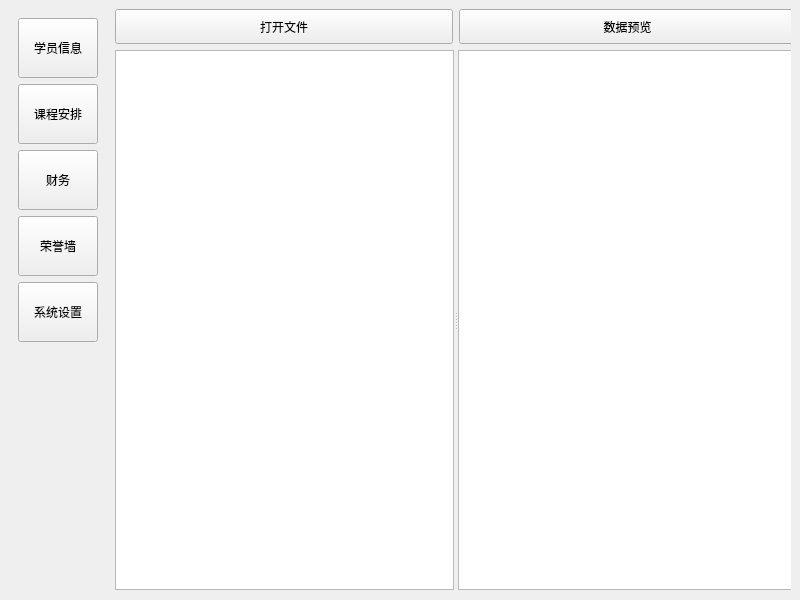
<?xml version="1.0" encoding="UTF-8"?>
<ui version="4.0">
 <class>MainWindow</class>
 <widget class="QMainWindow" name="MainWindow">
  <property name="geometry">
   <rect>
    <x>0</x>
    <y>0</y>
    <width>800</width>
    <height>600</height>
   </rect>
  </property>
  <property name="windowTitle">
   <string>MainWindow</string>
  </property>
  <widget class="QWidget" name="centralwidget">
   <layout class="QHBoxLayout" name="horizontalLayout">
    <item>
     <widget class="QWidget" name="widget" native="true">
      <property name="minimumSize">
       <size>
        <width>100</width>
        <height>100</height>
       </size>
      </property>
      <layout class="QVBoxLayout" name="verticalLayout">
       <item>
        <widget class="QToolButton" name="btn1">
         <property name="minimumSize">
          <size>
           <width>80</width>
           <height>60</height>
          </size>
         </property>
         <property name="text">
          <string>学员信息</string>
         </property>
         <property name="icon">
          <iconset resource="build/Desktop_Qt_6_10_2_MinGW_64_bit-Debug/.qt/rcc/resources.qrc">
           <normaloff>:/res/svg/user.svg</normaloff>:/res/svg/user.svg</iconset>
         </property>
         <property name="iconSize">
          <size>
           <width>40</width>
           <height>40</height>
          </size>
         </property>
         <property name="toolButtonStyle">
          <enum>Qt::ToolButtonStyle::ToolButtonTextUnderIcon</enum>
         </property>
        </widget>
       </item>
       <item>
        <widget class="QToolButton" name="btn2">
         <property name="minimumSize">
          <size>
           <width>80</width>
           <height>60</height>
          </size>
         </property>
         <property name="text">
          <string>课程安排</string>
         </property>
         <property name="icon">
          <iconset resource="build/Desktop_Qt_6_10_2_MinGW_64_bit-Debug/.qt/rcc/resources.qrc">
           <normaloff>:/res/svg/class.svg</normaloff>:/res/svg/class.svg</iconset>
         </property>
         <property name="iconSize">
          <size>
           <width>40</width>
           <height>40</height>
          </size>
         </property>
         <property name="toolButtonStyle">
          <enum>Qt::ToolButtonStyle::ToolButtonTextUnderIcon</enum>
         </property>
        </widget>
       </item>
       <item>
        <widget class="QToolButton" name="btn3">
         <property name="minimumSize">
          <size>
           <width>80</width>
           <height>60</height>
          </size>
         </property>
         <property name="text">
          <string>财务</string>
         </property>
         <property name="icon">
          <iconset resource="build/Desktop_Qt_6_10_2_MinGW_64_bit-Debug/.qt/rcc/resources.qrc">
           <normaloff>:/res/svg/caiwu.svg</normaloff>:/res/svg/caiwu.svg</iconset>
         </property>
         <property name="iconSize">
          <size>
           <width>40</width>
           <height>40</height>
          </size>
         </property>
         <property name="toolButtonStyle">
          <enum>Qt::ToolButtonStyle::ToolButtonTextUnderIcon</enum>
         </property>
        </widget>
       </item>
       <item>
        <widget class="QToolButton" name="btn4">
         <property name="minimumSize">
          <size>
           <width>80</width>
           <height>60</height>
          </size>
         </property>
         <property name="text">
          <string>荣誉墙</string>
         </property>
         <property name="icon">
          <iconset resource="build/Desktop_Qt_6_10_2_MinGW_64_bit-Debug/.qt/rcc/resources.qrc">
           <normaloff>:/res/svg/rongyu.svg</normaloff>:/res/svg/rongyu.svg</iconset>
         </property>
         <property name="iconSize">
          <size>
           <width>40</width>
           <height>40</height>
          </size>
         </property>
         <property name="toolButtonStyle">
          <enum>Qt::ToolButtonStyle::ToolButtonTextUnderIcon</enum>
         </property>
        </widget>
       </item>
       <item>
        <widget class="QToolButton" name="btn5">
         <property name="minimumSize">
          <size>
           <width>80</width>
           <height>60</height>
          </size>
         </property>
         <property name="text">
          <string>系统设置</string>
         </property>
         <property name="icon">
          <iconset resource="build/Desktop_Qt_6_10_2_MinGW_64_bit-Debug/.qt/rcc/resources.qrc">
           <normaloff>:/res/svg/set2.svg</normaloff>:/res/svg/set2.svg</iconset>
         </property>
         <property name="iconSize">
          <size>
           <width>40</width>
           <height>40</height>
          </size>
         </property>
         <property name="toolButtonStyle">
          <enum>Qt::ToolButtonStyle::ToolButtonTextUnderIcon</enum>
         </property>
        </widget>
       </item>
       <item>
        <spacer name="verticalSpacer">
         <property name="orientation">
          <enum>Qt::Orientation::Vertical</enum>
         </property>
         <property name="sizeHint" stdset="0">
          <size>
           <width>20</width>
           <height>40</height>
          </size>
         </property>
        </spacer>
       </item>
      </layout>
     </widget>
    </item>
    <item>
     <widget class="QStackedWidget" name="stackedWidget">
      <property name="currentIndex">
       <number>1</number>
      </property>
      <widget class="QWidget" name="userInfo">
       <layout class="QHBoxLayout" name="horizontalLayout_2">
        <item>
         <widget class="QGroupBox" name="groupBox">
          <property name="title">
           <string>ListView</string>
          </property>
          <layout class="QVBoxLayout" name="verticalLayout_2">
           <item>
            <layout class="QGridLayout" name="gridLayout">
             <item row="0" column="0">
              <widget class="QPushButton" name="pushButton">
               <property name="text">
                <string>恢复列表</string>
               </property>
              </widget>
             </item>
             <item row="0" column="1">
              <widget class="QPushButton" name="pushButton_2">
               <property name="text">
                <string>清除列表</string>
               </property>
              </widget>
             </item>
             <item row="1" column="0">
              <widget class="QPushButton" name="pushButton_6">
               <property name="text">
                <string>添加项</string>
               </property>
              </widget>
             </item>
             <item row="1" column="1">
              <widget class="QPushButton" name="pushButton_8">
               <property name="text">
                <string>插入项</string>
               </property>
              </widget>
             </item>
             <item row="1" column="2">
              <widget class="QPushButton" name="pushButton_11">
               <property name="text">
                <string>删除项</string>
               </property>
              </widget>
             </item>
             <item row="2" column="0">
              <widget class="QPushButton" name="pushButton_7">
               <property name="text">
                <string>上移</string>
               </property>
              </widget>
             </item>
             <item row="2" column="1">
              <widget class="QPushButton" name="pushButton_9">
               <property name="text">
                <string>下移</string>
               </property>
              </widget>
             </item>
             <item row="2" column="2">
              <widget class="QPushButton" name="pushButton_10">
               <property name="text">
                <string>排序</string>
               </property>
              </widget>
             </item>
             <item row="0" column="2">
              <widget class="QCheckBox" name="checkBox">
               <property name="text">
                <string>允许编辑</string>
               </property>
              </widget>
             </item>
            </layout>
           </item>
           <item>
            <widget class="QListView" name="listView"/>
           </item>
          </layout>
         </widget>
        </item>
        <item>
         <widget class="QGroupBox" name="groupBox_2">
          <property name="title">
           <string>PlainTextEdit</string>
          </property>
          <layout class="QVBoxLayout" name="verticalLayout_3">
           <item>
            <widget class="QPushButton" name="pushButton_12">
             <property name="minimumSize">
              <size>
               <width>0</width>
               <height>35</height>
              </size>
             </property>
             <property name="text">
              <string>清空文本</string>
             </property>
            </widget>
           </item>
           <item>
            <widget class="QPushButton" name="pushButton_13">
             <property name="minimumSize">
              <size>
               <width>0</width>
               <height>35</height>
              </size>
             </property>
             <property name="text">
              <string>显示数据模型</string>
             </property>
            </widget>
           </item>
           <item>
            <widget class="QPlainTextEdit" name="plainTextEdit"/>
           </item>
          </layout>
         </widget>
        </item>
       </layout>
      </widget>
      <widget class="QWidget" name="course">
       <widget class="QWidget" name="">
        <property name="geometry">
         <rect>
          <x>0</x>
          <y>0</y>
          <width>681</width>
          <height>581</height>
         </rect>
        </property>
        <layout class="QVBoxLayout" name="verticalLayout_4">
         <item>
          <layout class="QHBoxLayout" name="horizontalLayout_3">
           <item>
            <widget class="QPushButton" name="pushButton_3">
             <property name="minimumSize">
              <size>
               <width>0</width>
               <height>35</height>
              </size>
             </property>
             <property name="maximumSize">
              <size>
               <width>16777215</width>
               <height>35</height>
              </size>
             </property>
             <property name="text">
              <string>打开文件</string>
             </property>
            </widget>
           </item>
           <item>
            <widget class="QPushButton" name="pushButton_4">
             <property name="minimumSize">
              <size>
               <width>0</width>
               <height>35</height>
              </size>
             </property>
             <property name="maximumSize">
              <size>
               <width>16777215</width>
               <height>35</height>
              </size>
             </property>
             <property name="text">
              <string>数据预览</string>
             </property>
            </widget>
           </item>
          </layout>
         </item>
         <item>
          <widget class="QSplitter" name="splitter">
           <property name="sizePolicy">
            <sizepolicy hsizetype="Expanding" vsizetype="Expanding">
             <horstretch>0</horstretch>
             <verstretch>0</verstretch>
            </sizepolicy>
           </property>
           <property name="orientation">
            <enum>Qt::Orientation::Horizontal</enum>
           </property>
           <widget class="QTableView" name="tableView"/>
           <widget class="QPlainTextEdit" name="plainTextEdit_2"/>
          </widget>
         </item>
        </layout>
       </widget>
      </widget>
      <widget class="QWidget" name="finance">
       <widget class="QLabel" name="label_2">
        <property name="geometry">
         <rect>
          <x>260</x>
          <y>260</y>
          <width>53</width>
          <height>15</height>
         </rect>
        </property>
        <property name="text">
         <string>财务</string>
        </property>
       </widget>
      </widget>
      <widget class="QWidget" name="honorWall">
       <widget class="QLabel" name="label_3">
        <property name="geometry">
         <rect>
          <x>250</x>
          <y>240</y>
          <width>53</width>
          <height>15</height>
         </rect>
        </property>
        <property name="text">
         <string>荣誉</string>
        </property>
       </widget>
      </widget>
      <widget class="QWidget" name="setting">
       <widget class="QLabel" name="label_4">
        <property name="geometry">
         <rect>
          <x>270</x>
          <y>240</y>
          <width>53</width>
          <height>15</height>
         </rect>
        </property>
        <property name="text">
         <string>设置</string>
        </property>
       </widget>
      </widget>
     </widget>
    </item>
   </layout>
  </widget>
 </widget>
 <resources>
  <include location="build/Desktop_Qt_6_10_2_MinGW_64_bit-Debug/.qt/rcc/resources.qrc"/>
 </resources>
 <connections/>
</ui>
